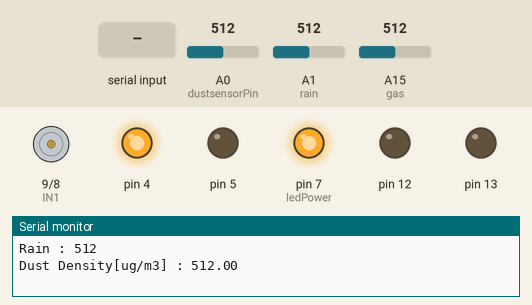
Simulated run of this sketch. Board: Arduino Mega 2560, built with avr-gcc and run on an emulated ATmega2560. On the bench: motor-driver pin pairs drawn as motors (green arrow = first pin HIGH = forward, orange = second pin HIGH = backward, longer = more drive, scaled by the enable pin), output pins drawn as LEDs (lit = HIGH), the last lines printed to the serial monitor. The inputs (shaded band) are chosen by the test bench; at power-on: A15 (gas) = 512, A1 (rain) = 512, A0 (dustsensorPin) = 512.

Above: at 3.0 s.
3.1 s: "2\n" received over the second serial link
At 6.3 s:
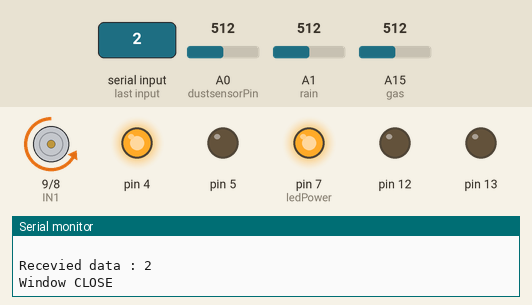
8.6 s: A15 (gas) set to 493
At 11.0 s:
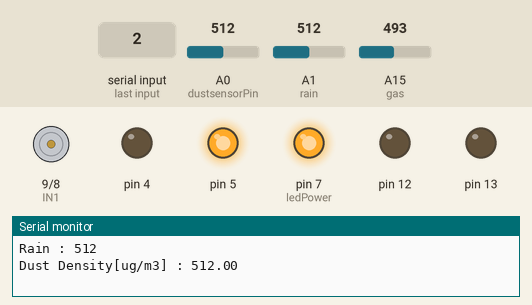
11.6 s: A1 (rain) set to 490
At 14.5 s:
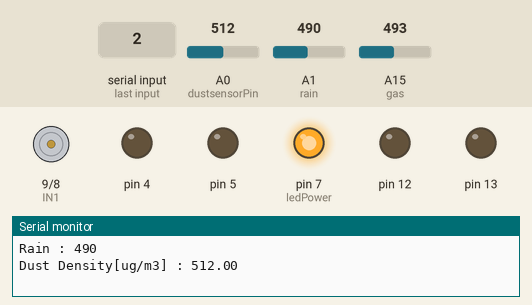
15.6 s: "1\n" received over the second serial link
At 19.9 s:
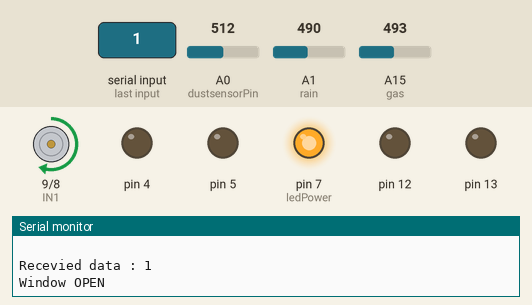
25.3 s: "3\n" received over the second serial link
At 29.7 s:
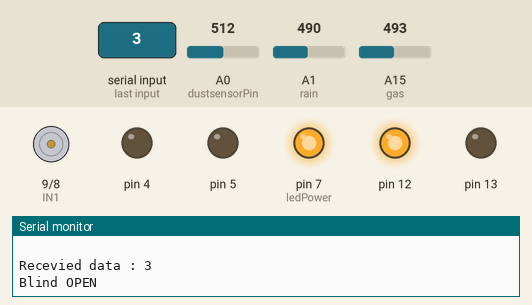
33.8 s: "4\n" received over the second serial link
At 37.9 s:
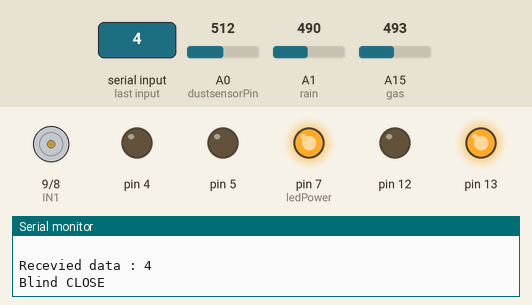
Timing chart, 0 to 42.0 s (numbered marks = the images above; inputs shaded):
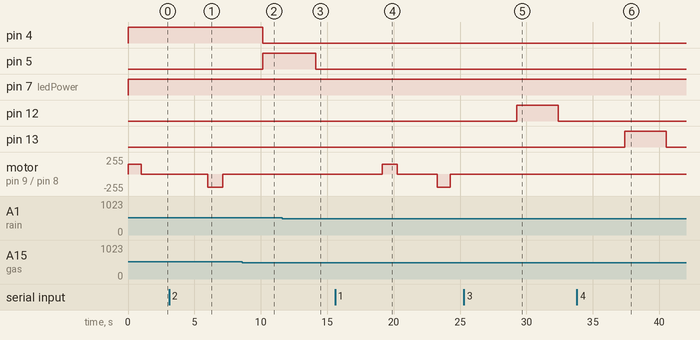

Measured:
- the behaviour switches between 501 and 500 on A15 (gas) (found by bisection; images 1 and 2)
- after the input at 3.1 s, motor on pin 9 (IN1) / pin 8 (IN2): stopped → backward 200/255 after 2.9 s, → stopped 1.1 s later
- after the input at 8.6 s, pin 4: HIGH → LOW after 1.5 s; pin 5: LOW → HIGH after 1.5 s; motor on pin 9 (IN1) / pin 8 (IN2): stays stopped (without the input it goes to forward 150/255 after 1.5 s)
- after the input at 11.6 s, pin 5: HIGH → LOW after 2.5 s
- after the input at 15.6 s, motor on pin 9 (IN1) / pin 8 (IN2): stopped → forward 150/255 after 3.6 s, → stopped 1.1 s later, → backward 200/255 3.0 s later, → stopped 1.0 s later
- after the input at 25.3 s, pin 12: LOW → HIGH after 4.0 s, → LOW 3.1 s later
- after the input at 33.8 s, pin 13: LOW → HIGH after 3.6 s, → LOW 3.1 s later

The sketch:

master.ino
```cpp
int data = 0; //블루투스에서 읽어오는 값
int dustsensorPin = A0;
int rain = A1;
int gas = A15;
int ledPower = 7;//pin 설정
int ENA = 10;
int IN1 = 9;
int IN2 = 8; //창문 모터


int G=0;
int R=0; //센서값이름

int delayTime = 280;
int delayTime2 = 40;
int offTime = 9680;

float dustValue = 0;
//float dustDensity = 0; //먼지센서

boolean check = false;

void Rotation() {
  digitalWrite(IN1,HIGH);
  digitalWrite(IN2,LOW);
  analogWrite(ENA,150);
} //열기

void Reverse() {
  digitalWrite(IN1,LOW);
  digitalWrite(IN2,HIGH);
  analogWrite(ENA,200);
} //닫기

void AllStop() {
  digitalWrite(IN1,LOW);
  digitalWrite(IN2,LOW);
  analogWrite(ENA,0);
} //멈춤

void setup() {
  pinMode(ledPower,OUTPUT);
  pinMode(dustsensorPin,INPUT);

  pinMode(IN1,OUTPUT);
  pinMode(IN2,OUTPUT);
  pinMode(ENA,OUTPUT);
  Serial.begin(9600);
  Serial1.begin(9600);

  pinMode(4,OUTPUT);
  pinMode(5,OUTPUT);
  digitalWrite(4,LOW);
  digitalWrite(5,LOW);
  pinMode(12,OUTPUT);
  pinMode(13,OUTPUT);
  digitalWrite(12,LOW);
  digitalWrite(13,LOW);
}

void loop() {
  digitalWrite(ledPower,LOW); // power on the LED
  delayMicroseconds(delayTime);

  dustValue=analogRead(dustsensorPin); // read the dust value via pin 5 on the sensor
  delayMicroseconds(delayTime2);

  digitalWrite(ledPower,HIGH); // turn the LED off
  delayMicroseconds(offTime);

  G = analogRead(gas);
  R = analogRead(rain);
  //dustDensity = (0.17 * (dustValue * (5.0 / 1024)) - 0.1) * 1000;

  Serial.print("Gas : ");
  Serial.println(G);
  Serial.print("Rain : ");
  Serial.println(R);
  Serial.print("Dust Density[ug/m3] : ");
  Serial.println(dustValue);
  Serial.println(" ");
  digitalWrite(4,LOW);
  digitalWrite(5,LOW);
  digitalWrite(12,LOW);
  digitalWrite(13,LOW);

  //check == true 열린상황
  //check == false 닫힌 상황
  if(G>500) {
    digitalWrite(4,HIGH);
    if(check == false){
      Rotation();
      delay(1000);
      check = true;
    }
    AllStop();
    delay(1000);
  }
  else if(R<500){
    digitalWrite(4,LOW);
    if(check == true){
      Reverse();
      delay(1000);
      check = false;
    }
    AllStop();
    delay(1000);
  }
  else if(dustValue > 100){
    digitalWrite(5,HIGH);
    if(check == true){
      Reverse();
      delay(1000);
      check = false;
    }
    AllStop();
    delay(1000);
  }
  else{
    delay(1000);
    AllStop();
    digitalWrite(4,LOW);
    digitalWrite(5,LOW);
  }

  if(Serial1.available()) {
    data = Serial1.read();
    Serial.print("Recevied data : ");
    Serial.write(data);
    Serial.print("\n");

    if(data == '1') {
      if(check == false){
        Rotation();
        Serial.println("Window OPEN\n");
        delay(1100);
        check = true;
      }
      AllStop();
    }
    else if(data == '2') {
      if(check == true){
        Reverse();
        Serial.println("Window CLOSE\n");
        delay(1100);
        check = false;
      }
      AllStop();
    }
    else if(data == '3'){
      Serial.println("Blind OPEN\n");
      digitalWrite(12,HIGH);
      delay(100);
    }
    else if(data == '4'){
      Serial.println("Blind CLOSE\n");
      digitalWrite(13,HIGH);
      delay(100);
    }
    else {
      AllStop();
    }
  }

  delay(3000);
}
```
